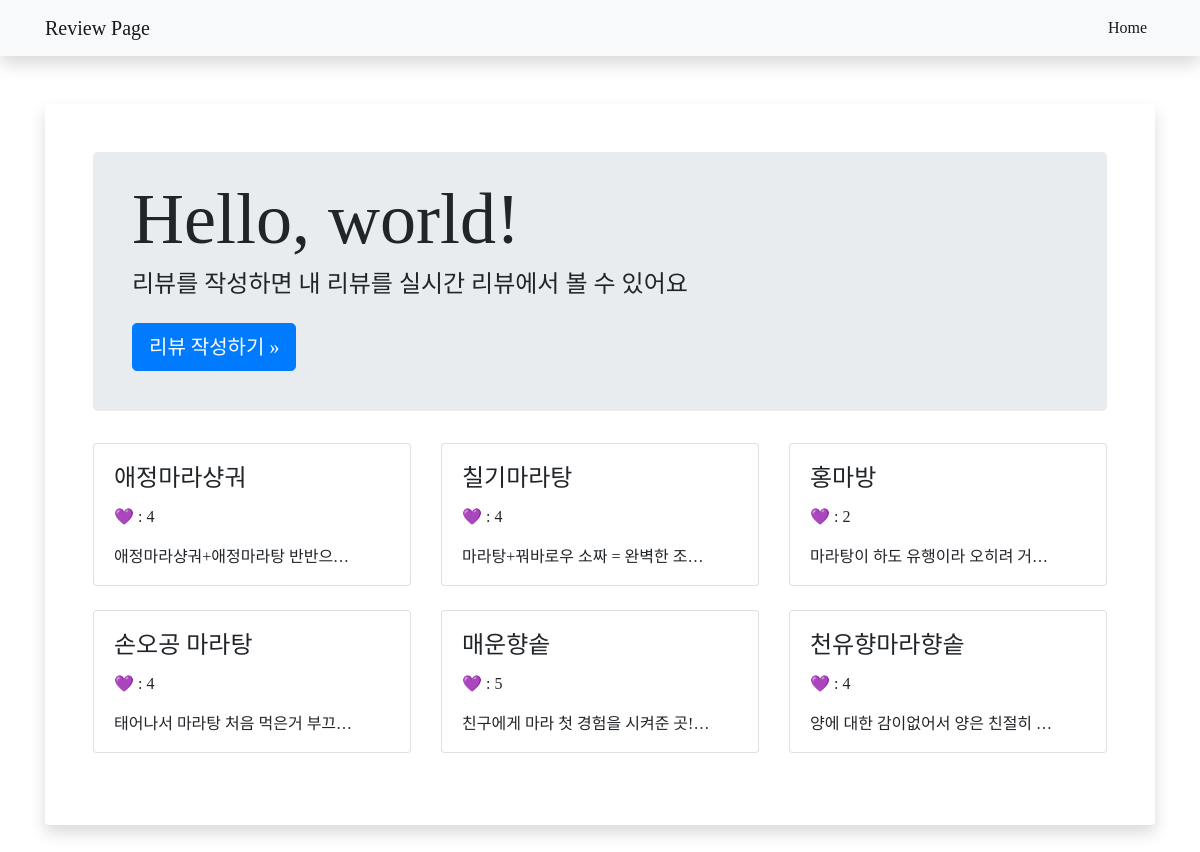
/community/, run on the app's committed database.
### community/models.py (models this page shows)
class Review(models.Model):
    title = models.CharField(max_length=100)
    content = models.TextField()
    rank = models.IntegerField()
    created_at = models.DateTimeField(auto_now_add=True)
    updated_at = models.DateTimeField(auto_now=True)

### community/views.py (the view)
# urls.py: path('', views.index, name='index'),
def index(request):
    reviews = Review.objects.order_by('-pk')
    context = {
        'reviews':reviews
    }
    return render(request, 'review_list.html', context)

### community/templates/review_list.html
{% extends 'base.html' %}
{% block content %}
  <div class="jumbotron p-4">
    <div class="container">
      <h1 class="display-3">Hello, world!</h1>
      <h4>리뷰를 작성하면 내 리뷰를 실시간 리뷰에서 볼 수 있어요</h4>
      <p>
        <a class="btn btn-primary btn-lg mt-3" href="{% url 'community:new_review' %}">리뷰 작성하기 »</a>
      </p>
    </div>
  </div>
  <div class="container p-0">
    <div class="row">
    {% for review in reviews %}
      <div class="col-4 mb-4">
        <div class="card">
          <div class="card-body">
            <h4 class="card-title">
              <a href="{% url 'community:review_detail' review.pk %}" class="text-reset">{{review.title}}</a>
            </h4>
            <p class="card-text">💜 : {{review.rank}}</p>
            <p id="overflow" class="card-text">{{review.content}}</p>
          </div>
        </div>
      </div>
    {% endfor %}
    </div>
  </div>
{% endblock content %}

### templates/base.html (shortened to what this page needs)
<!DOCTYPE html>
<html lang="en">
<head>
  <link rel="stylesheet" href="https://stackpath.bootstrapcdn.com/bootstrap/4.5.2/css/bootstrap.min.css">
  {% load static %}
  <link rel="stylesheet"  href="{%  static  'css/style.css'  %}">
</head>
<body>
  <nav class="navbar navbar-expand-lg navbar-light bg-light static-top mb-5 shadow">
    <div class="container">
      <span class="navbar-brand">Review Page</span>
      <div class="collapse navbar-collapse" id="navbarResponsive">
        <ul class="navbar-nav ml-auto">
          <li class="nav-item active">
            <a class="nav-link" href="{% url 'community:index' %}">Home</a>
          </li>
        </ul>
      </div>
    </div>
  </nav>
  <div class="container">
    <div class="card border-0 shadow my-5">
      <div class="card-body p-5">
        {% block content %}{% endblock %}
      </div>
    </div>
  </div>
</body>
</html>

### community/static/css/style.css (style rules this page uses)
* { font-family: 'MaplestoryOTFBold'; }
body { background-image: url('https://images.unsplash.com/photo-1469050624972-f03b8678e363?ixlib=rb-1.2.1&ixid=eyJhcHBfaWQiOjEyMDd9&auto=format&fit=crop&w=1350&q=80'); -webkit-background-size: cover; -moz-background-size: cover; background-size: cover; -o-background-size: cover; }
#overflow { overflow: hidden; text-overflow: ellipsis; white-space: nowrap; width: 90%; height: 20px; }

### data on the page
Review: title "애정마라샹궈", rank "4", content "애정마라샹궈+애정마라탕 반반으…"
Review: title "칠기마라탕", rank "4", content "마라탕+꿔바로우 소짜 = 완벽한 조…"
Review: title "홍마방", rank "2", content "마라탕이 하도 유행이라 오히려 거…"
Review: title "손오공 마라탕", rank "4", content "태어나서 마라탕 처음 먹은거 부끄…"
Review: title "매운향솥", rank "5", content "친구에게 마라 첫 경험을 시켜준 곳!…"
Review: title "천유향마라향솥", rank "4", content "양에 대한 감이없어서 양은 친절히…"
